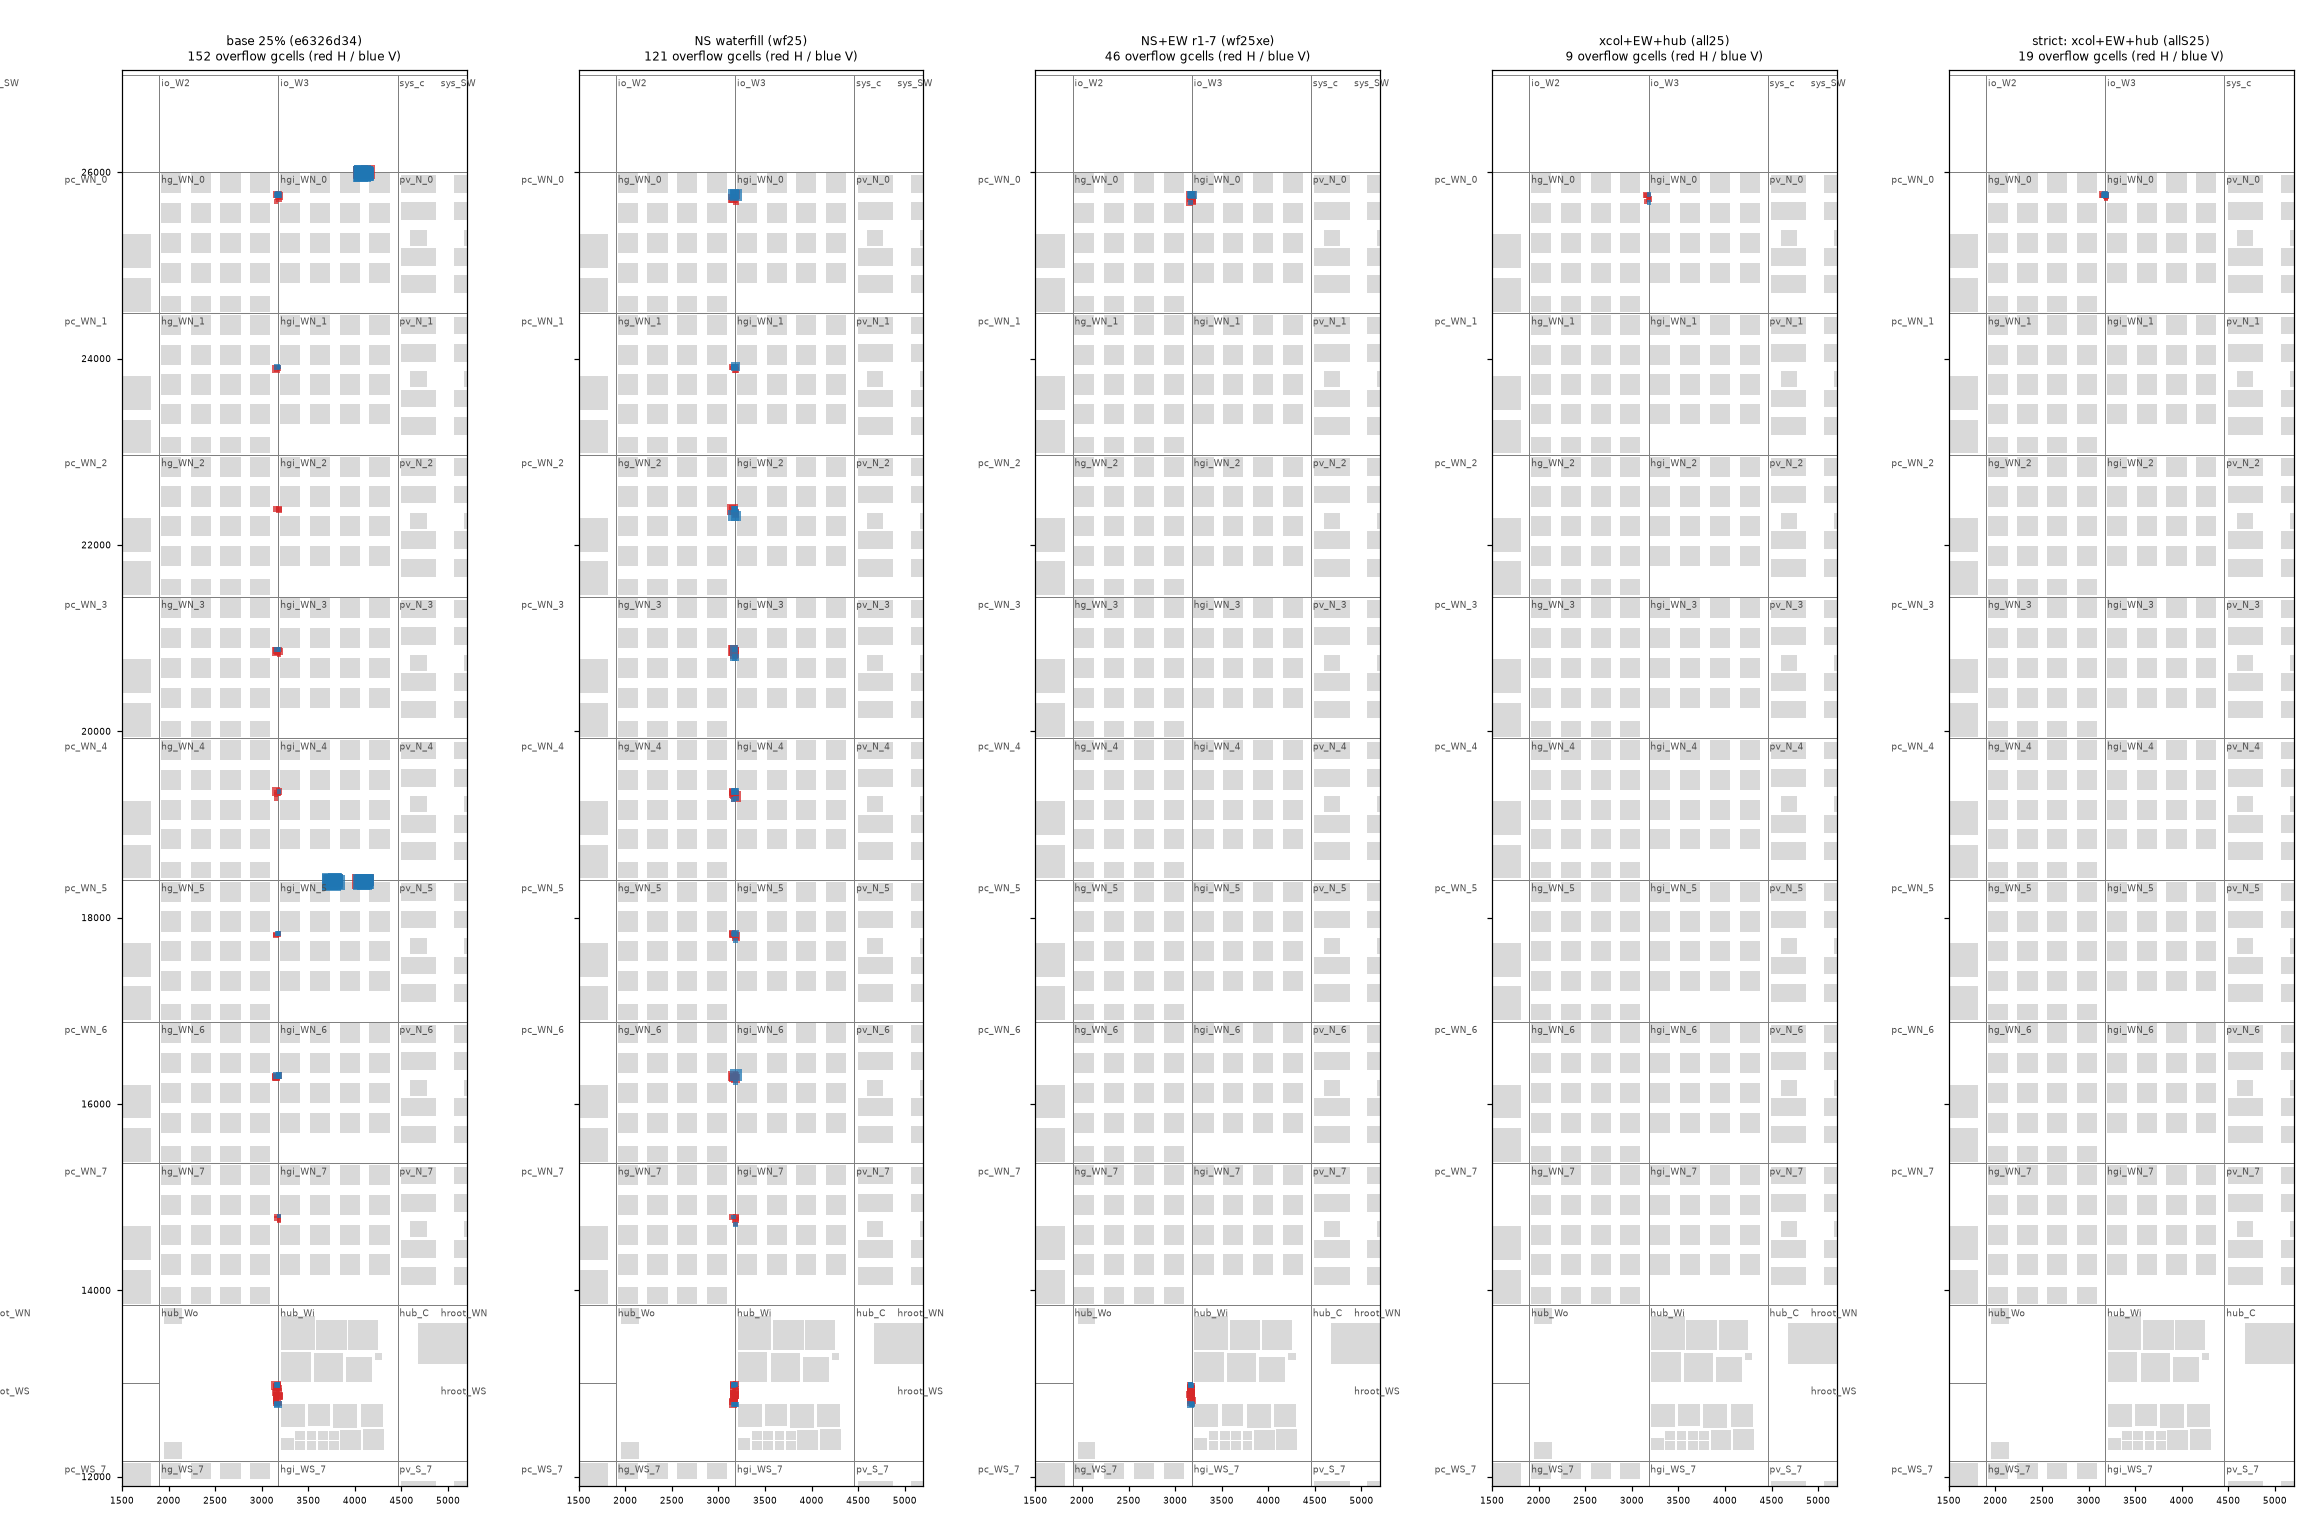

Reproduce this figure in Python.
#!/usr/bin/env python3
"""PATH-KV-GRT2: side-by-side W-column overflow maps (congestion.rpt gcells) over partitions + hard cores.
usage: ovf_panel.py PLAN OUT.png label=congestion.rpt ..."""
import sys, re, json
import matplotlib; matplotlib.use("Agg")
import matplotlib.pyplot as plt
from matplotlib.patches import Rectangle
plan = json.load(open(sys.argv[1])); T = plan["partition_types"]
runs = [a.split("=", 1) for a in sys.argv[3:]]
X0, X1, Y0, Y1 = 1500, 5200, 11900, 27100
fig, axs = plt.subplots(1, len(runs), figsize=(4.2 * len(runs), 14), sharey=True)
for ax, (lab, f) in zip(axs, runs):
    for p in plan["partitions"]:
        t = T[p["type"]]; w, h = t["outline_um"]; ox, oy = p["origin_um"]; o = p.get("orient", "R0")
        if ox > X1 or ox + w < X0 or oy > Y1 or oy + h < Y0: continue
        ax.add_patch(Rectangle((ox, oy), w, h, fill=False, ec="0.5", lw=0.6))
        ax.text(ox + 20, oy + h - 120, p["name"], fontsize=6, color="0.3")
        for c in t.get("hard_cores", []):
            cx, cy = c["origin_um"]; cw, ch = c["outline_um"]
            if o in ("MX", "R180"): cy = h - cy - ch
            if o in ("MY", "R180"): cx = w - cx - cw
            ax.add_patch(Rectangle((ox + cx, oy + cy), cw, ch, fc="0.85", ec="none"))
    tot = 0
    for v in open(f).read().split("violation type:")[1:]:
        m = re.search(r"congestion:(\d+)", v); b = re.search(r"bbox = \(([\d.]+), ([\d.]+)\) - \(([\d.]+), ([\d.]+)\)", v)
        c = int(m.group(1)); x0, y0, x1, y1 = map(float, b.groups()); tot += 1
        col = "tab:red" if v.strip().startswith("Horizontal") else "tab:blue"
        s = 40 + 10 * min(c, 16)
        ax.add_patch(Rectangle((x0 - s / 2, y0 - s / 2), s, s, fc=col, ec="none", alpha=0.75))
    ax.set_xlim(X0, X1); ax.set_ylim(Y0, Y1); ax.set_aspect("equal")
    ax.set_title(f"{lab}\n{tot} overflow gcells (red H / blue V)", fontsize=8); ax.tick_params(labelsize=6)
plt.tight_layout(); plt.savefig(sys.argv[2], dpi=110)
